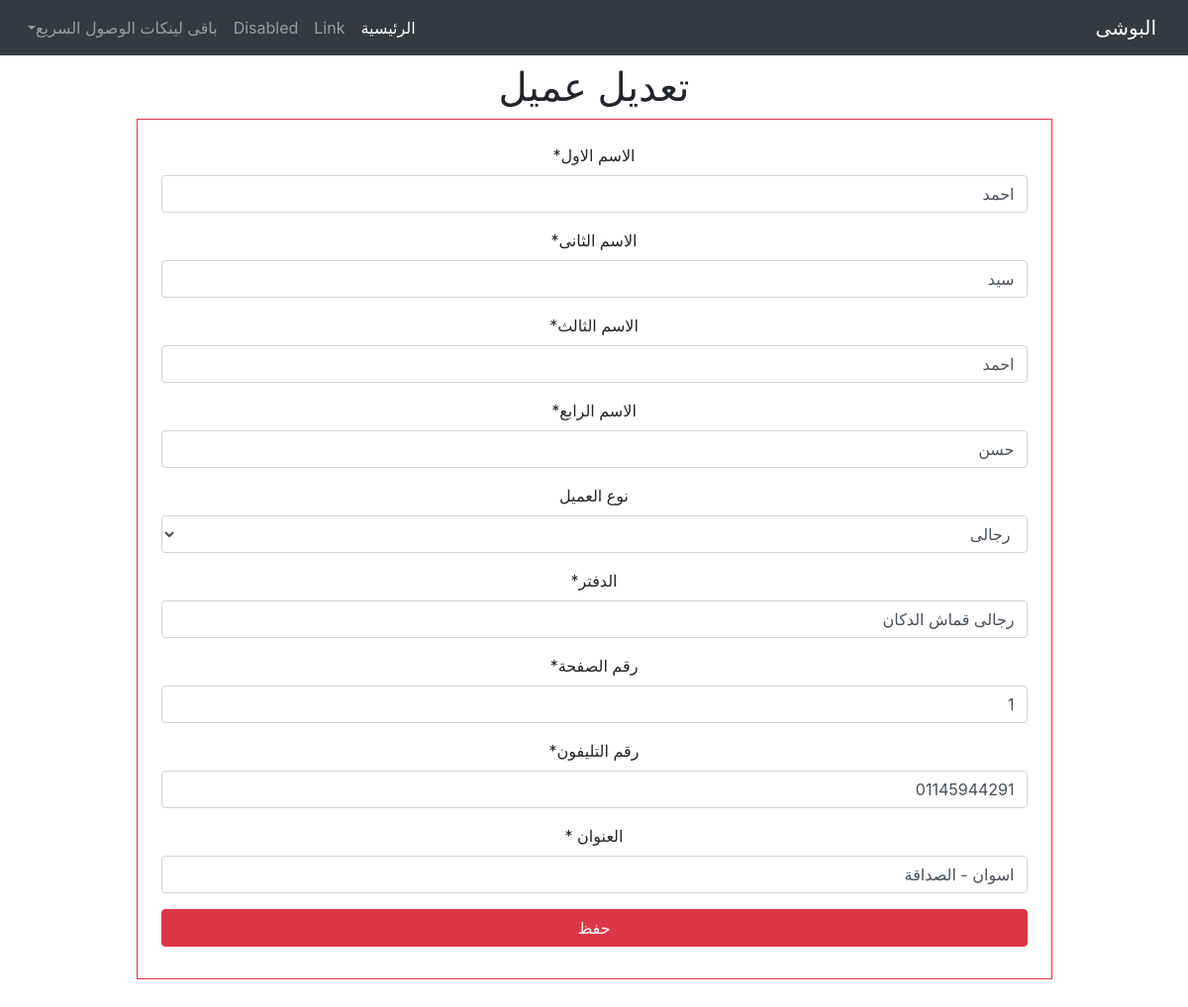
/client/edit/1, run on an earlier commit of the app's database.
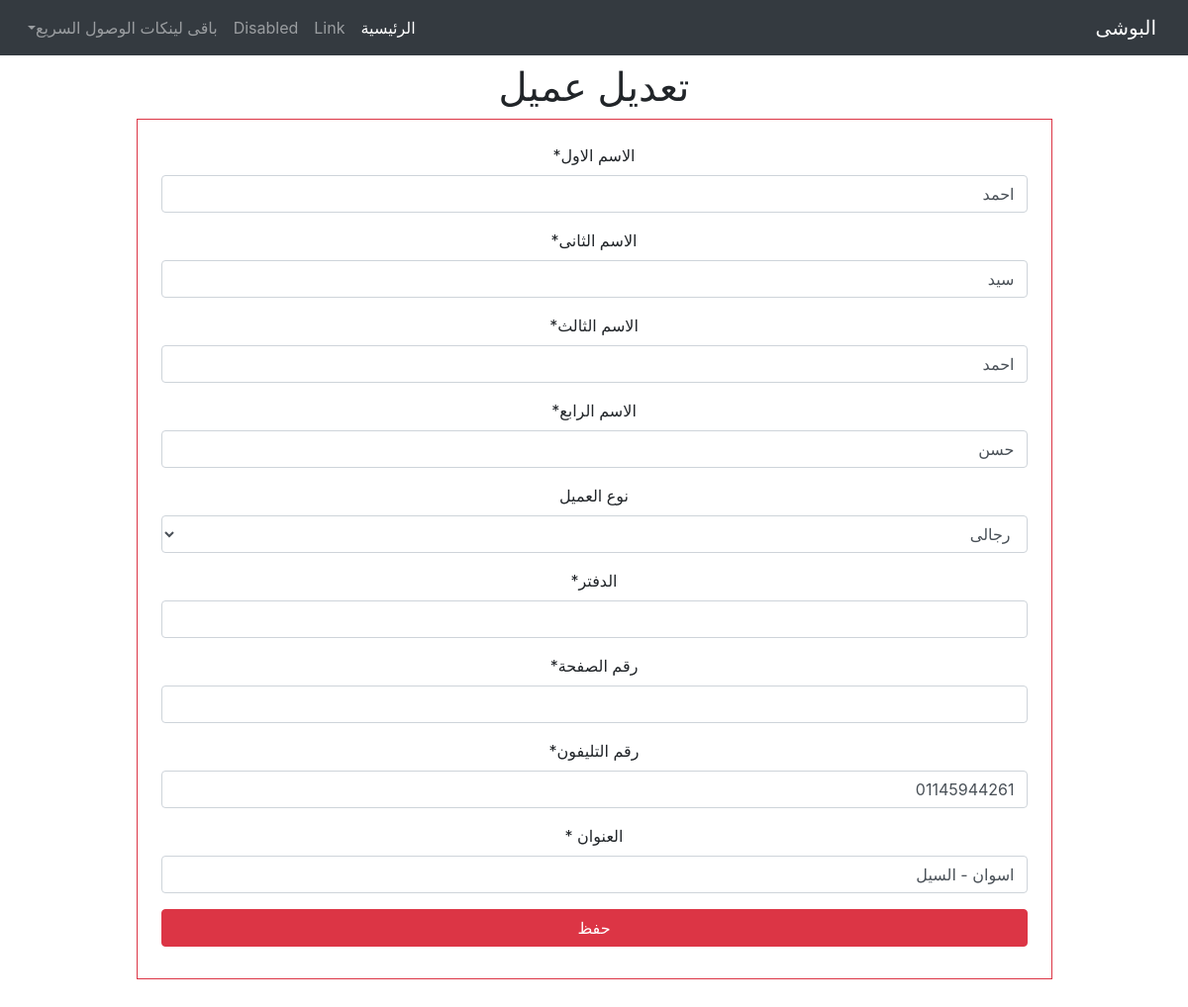
And on a later commit of the database.
### client/models.py (models this page shows, shortened)
class TimeStampMixin(models.Model):
    created_at      = models.DateTimeField(auto_now_add=True,null=True)
    updated_at      = models.DateTimeField(auto_now=True,null=True)

class Client(TimeStampMixin, models.Model):
    GENDER_CHOICES = [
        ('male', 'رجالى'),
        ('female', 'حريمى'),
    ]
    FName       = models.CharField(max_length=15, null=True, blank=True, verbose_name="الاسم الاول") # الاسم الاول
    SName       = models.CharField(max_length=15, null=True, blank=True, verbose_name="الاسم الثانى") # الاسم الثانى
    TName       = models.CharField(max_length=15, null=True, blank=True, verbose_name="الاسم الثالث") # الاسم الثالث
    LName       = models.CharField(max_length=15, null=True, blank=True, verbose_name="الاسم الرابع") # الاسم الرابع
    name        = models.CharField(max_length=60, null=True, blank=True, db_index=True,verbose_name="الاسم بالكامل") # الاسم بالكامل
    kindMale    = models.CharField(max_length=10, choices=GENDER_CHOICES, null=True, blank=True, verbose_name="نوع العميل", default="male" )
    book        = models.CharField(max_length=50, null=True, blank=True, verbose_name="اسم الدفتر")
    page        = models.IntegerField(null=True, blank=True, verbose_name="صفحة رقم")
    phone       = models.CharField(max_length=50, null=True, blank=True, db_index=True, verbose_name="رقم التليفون")
    address     = models.CharField(max_length=50, null=True, blank=True, verbose_name="العنوان")

### client/views.py (the view)
# urls.py: path('edit/<int:pk>', ClientEditView.as_view(), name='edit'),
class ClientEditView(UpdateView):
    model = Client
    form_class = ClientForm
    template_name = 'client/client_form.html'
    success_url = reverse_lazy('client:list')

### client/forms.py
class ClientForm(forms.ModelForm):
    FName    =   forms.CharField(label="الاسم الاول")
    SName    =   forms.CharField(label="الاسم الثانى")
    TName    =   forms.CharField(label="الاسم الثالث")
    LName    =   forms.CharField(label="الاسم الرابع")
    book     =   forms.CharField(label="الدفتر")
    page     =   forms.CharField(label="رقم الصفحة")
    phone    =   forms.CharField(label="رقم التليفون")
    address  =   forms.CharField(label="العنوان ")
    class Meta:
        model = Client
        fields = ['FName', 'SName', 'TName', 'LName', 'kindMale', 'book', 'page', 'phone', 'address']

### client/templates/client/client_form.html (shortened to what this page needs)
{% extends "homee/index.html" %}
{% load crispy_forms_tags %}
{% block content %}
<div class="container-fluid text-center m-auto">
    <h1>{% if form.instance.pk %}تعديل{% else %} انشاء {% endif %} عميل</h1>
    <div class="row">
        <div class="col-10 ml-auto mr-auto mb-5 border border-danger p-4">
            <form method="post">
                    {{ form | crispy}}
                <button type="submit" class="btn btn-danger text-white d-block w-100 h3">حفظ</button>
            </form>
        </div>
    </div>
</div>
{% endblock %}

What changed in the data, as far as the page shows it:
changed Client "احمد": book "رجالى قماش الدكان" → (not shown); page "1" → (not shown); phone "01145944291" → "01145944261"; address "اسوان - الصداقة" → "اسوان - السيل"
